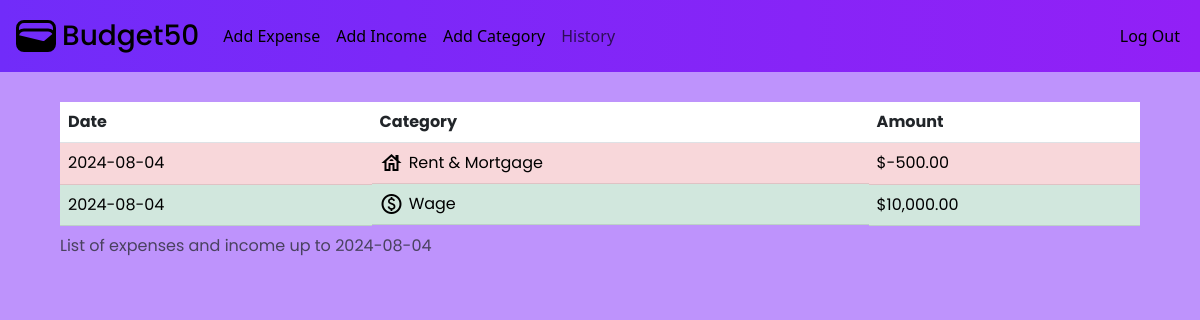
The app's page /history (signed in) with its own data.
### tables this page shows
CREATE TABLE expenses (
    id INTEGER PRIMARY KEY AUTOINCREMENT NOT NULL,     
    date DATE NOT NULL,
    total NUMERIC NOT NULL,
    user_id INTEGER NOT NULL,
    category_id INTEGER NOT NULL,
    FOREIGN KEY(user_id) REFERENCES users(id),
    FOREIGN KEY(category_id) REFERENCES expense_categories(id)
);

CREATE TABLE expense_categories (
    id INTEGER PRIMARY KEY AUTOINCREMENT NOT NULL,
    name TEXT NOT NULL,
    icon TEXT NOT NULL,
    color TEXT NOT NULL,
    user_id INTEGER,
    FOREIGN KEY(user_id) REFERENCES users(id)
);

### app.py (the view)
@app.route("/history")
@login_required
def history():
    records = db.execute("SELECT expenses.date, expense_categories.name, expenses.total, expense_categories.icon FROM expenses JOIN expense_categories ON expense_categories.id = expenses.category_id WHERE expenses.user_id = ? UNION SELECT incomes.date, income_categories.name, incomes.total, income_categories.icon FROM incomes JOIN income_categories ON income_categories.id = incomes.category_id WHERE incomes.user_id = ? ORDER BY date DESC", session["user_id"], session["user_id"])
    date = datetime.date.today()
    return render_template("history.html", records=records, date=date)

### app.py (called while the page is built)
@app.after_request
def after_request(response):
    response.headers["Cache-Control"] = "no-cache, no-store, must-revalidate"
    response.headers["Expires"] = 0
    response.headers["Pragma"] = "no-cache"
    return response

### helpers.py (called while the page is built)
def login_required(f):
    @wraps(f)
    def decorated_function(*args, **kwargs):
        if session.get("user_id") is None:
            return redirect("/login")
        return f(*args, **kwargs)
    return decorated_function

def usd(value):
    return f"${value:,.2f}"

### templates/history.html (shortened to what this page needs)
{% extends "layout.html" %}
{% block main %}
    <main class="main-index">
        <div class="table-container">
            {% if (records|length) == 0 %}
                <p style="text-align: center;" class="total-categories">There are no incomes and expenses registered</p>
            {% else %}
                <table class="table table-size">
                    <thead>
                    <tr>
                        <th scope="col">Date</th>
                        <th scope="col">Category</th>
                        <th scope="col">Amount</th>
                    </tr>
                    </thead>
                    <tbody class="table-group-divider">
                        <caption>List of expenses and income up to {{ date }}</caption>
                        {% for record in records %}
                            {% if record["total"] > 0 %}
                            <tr class="table-success">
                                <td class="table-center-text">{{ record["date"] }}</th>
                                <td class="table-center-text-and-icons">
                                    <span class="material-symbols-outlined" style="margin-right: 5px;">
                                    </span>
                                    {{ record["name"] }}
                                </td>
                                <td class="table-center-text">{{ record["total"]|usd }}</td>
                            </tr>
                            {% else %}
                            <tr class="table-danger">
                                <td class="table-center-text">{{ record["date"] }}</th>
                                <td class="table-center-text-and-icons">
                                    <span class="material-symbols-outlined" style="margin-right: 5px;">
                                    </span>
                                    {{ record["name"] }}
                                </td>
                                <td class="table-center-text">{{ record["total"]|usd }}</td>
                            </tr>
                            {% endif %}
                        {% endfor %}
                    </tbody>
                </table>
            {% endif %}
        </div>
    </main>
{% endblock %}

### static/styles.css (style rules this page uses)
body { background: #BE93FC; margin: 0; user-select: none; overflow: overlay; }
.table-container { padding-top: 30px; padding-left: 60px; padding-right: 60px; margin: 0; }
.table-center-text { vertical-align: middle; }
.table-center-text-and-icons { vertical-align: middle; display: flex; align-items: center; }
.main-index { font-family: 'Poppins', sans-serif; font-weight: 400; }

### records on screen
expenses: date "2024-08-04", name "Rent & Mortgage", total "$-500.00"

### other values on screen
{{ record["date"] }} "2024-08-04"
{{ record["name"] }} "Wage"
{{ record["total"]|usd }} "$10,000.00"
